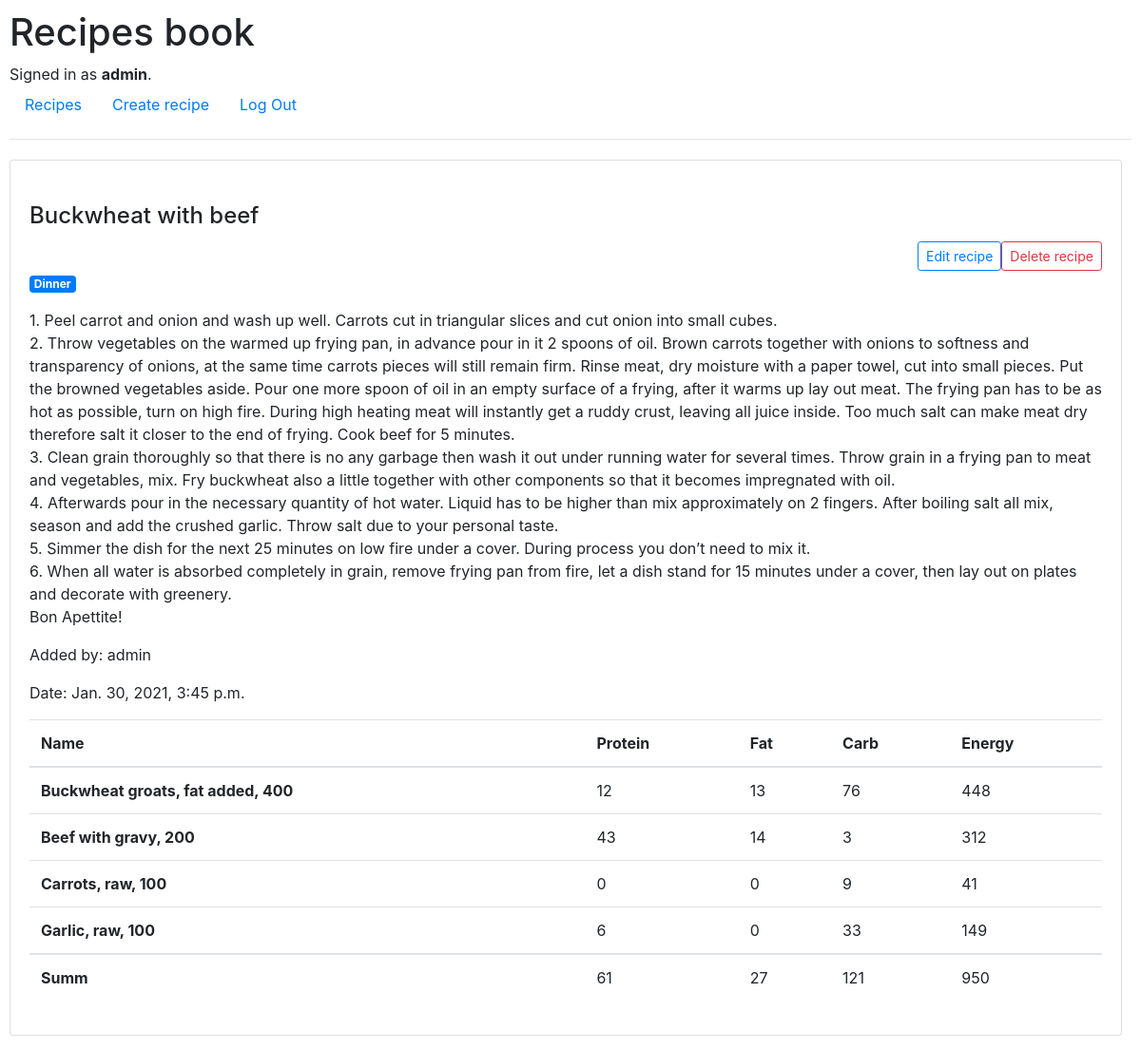
The page /34 (signed in) on the database as committed earlier.
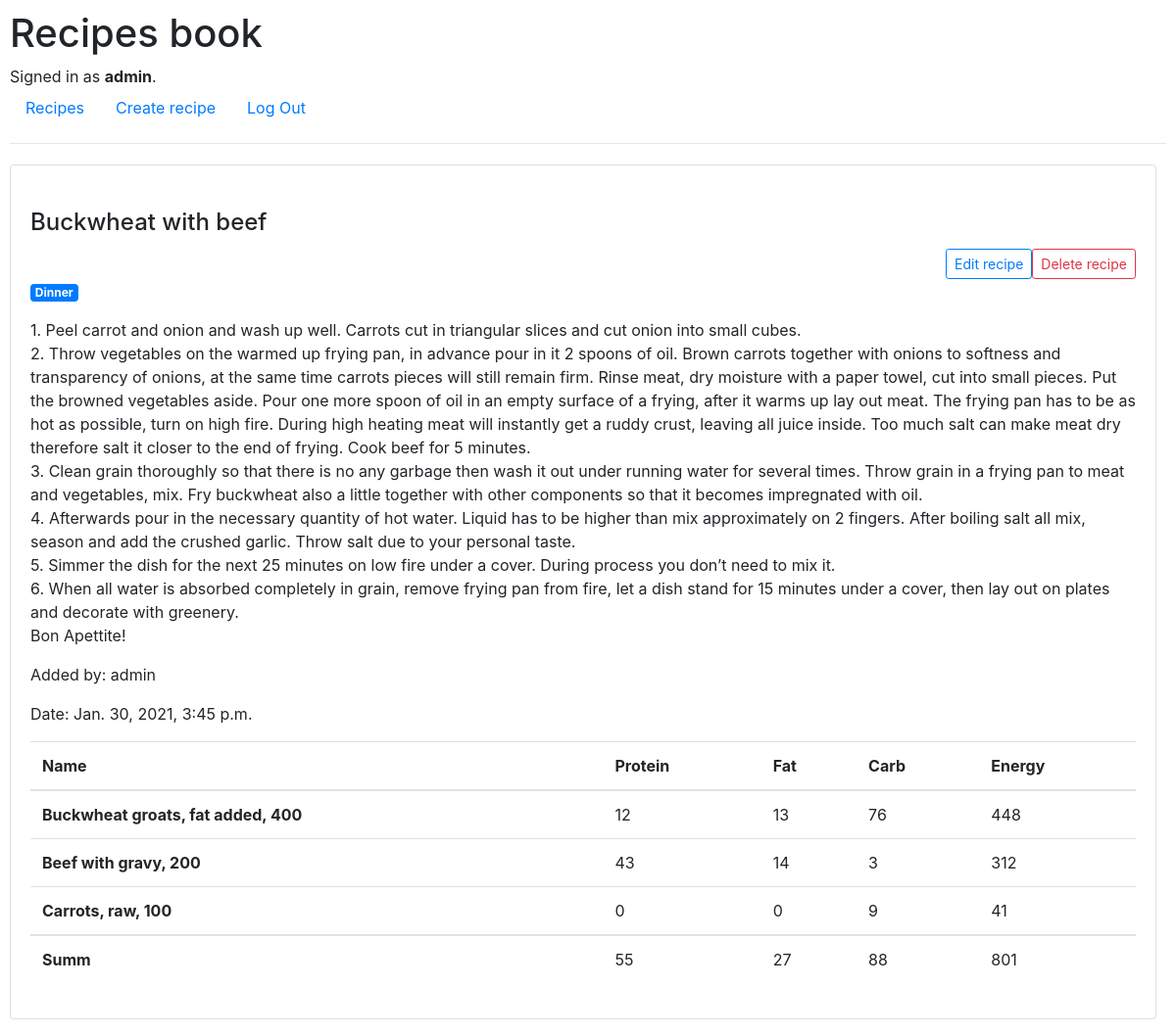
The same page on the database as committed later.
### mplan/models.py (models this page shows, shortened)
class Ingredient(models.Model):
    food_id = models.IntegerField()
    name = models.CharField(max_length=512, blank=True)
    amount = models.IntegerField(blank=True, null=True)
    recipe = models.ManyToManyField('Recipe', blank=True, related_name='recipe')
    protein = models.IntegerField(blank=True, null=True)
    fat = models.IntegerField(blank=True, null=True)
    carb = models.IntegerField(blank=True, null=True)
    energy = models.IntegerField(blank=True, null=True)

### mplan/views.py (the view)
# urls.py: path("<int:recipe_id>", views.recipe, name="recipe"),
@login_required
def recipe(request, recipe_id):
    try:
        recipe = Recipe.objects.get(id=recipe_id)
        curent_user = request.user.id
    except Recipe.DoesNotExist:
        raise Http404("Recipe not found.")
    recipe_item = Recipe.objects.get(id = recipe_id)
    summProtein = 0
    summFat = 0
    summCarb = 0
    summEnergy = 0
    for i in recipe_item.ingredient.all():
        summProtein += i.protein
        summFat += i.fat
        summCarb += i.carb
        summEnergy += i.energy
    return render(request, "mplan/recipe.html", {
        "recipe": recipe_item,
        'summProtein': summProtein,
        'summFat': summFat,
        'summCarb': summCarb,
        'summEnergy': summEnergy
    })

### mplan/templates/mplan/recipe.html (shortened to what this page needs)
{% extends "mplan/layout.html" %}
{% load static %}
{% block body %}
<div class="card">
    <div class="card-body">
        <h4 class="card-title"> {{ recipe.name}} </h4>
        {% if recipe.creator|stringformat:"s" == user.username|stringformat:"s" %}
        <div class="d-flex flex-row justify-content-end">
             <form action="edit_recipe/{{recipe.id}}">
                <button class="btn btn-outline-primary btn-sm" onclick=edit_recipe({{recipe.id}})>Edit recipe</button>
            </form>
            <form action="/">
                <button class="btn btn-outline-danger btn-sm" onclick=delete_recipe({{recipe.id}})>Delete recipe</button>
            </form>
        </div>
        {% endif %}
        {% if recipe.category %}
            <a href="category/{{recipe.category}}" class="badge badge-primary"> {{recipe.category}} </a>
        {% endif %}
        <p> {{ recipe.description|linebreaks }} </p>
        <p> Added by: {{ recipe.creator }} </p>
        <p> Date: {{ recipe.date }} </p>
        <table class="table">
                    <thead>
                        <tr>
                            <th scope="col"> Name </th>
                            <th scope="col"> Protein </th>
                            <th scope="col"> Fat </th>
                            <th scope="col"> Carb </th>
                            <th scope="col"> Energy </th>
                        </tr>
                    </thead>
                  <tbody>
                {% for item in recipe.ingredient.all %}
                        <tr>
                            <th scope="row"> {{ item.name }}, {{ item.amount }} </th>
                            <td> {{ item.protein}} </td>
                            <td> {{ item.fat }} </td>
                            <td> {{ item.carb }} </td>
                            <td> {{ item.energy }} </td>
                        </tr>
                {% endfor %}
                  </tbody>
                        <tr>
                            <th scope="row"> Summ </th>
                            <td> {{ summProtein }} </td>
                            <td> {{ summFat }} </td>
                            <td> {{ summCarb }} </td>
                            <td> {{ summEnergy }} </td>
                        </tr>
        </table>
    </div>
</div>
{% endblock %}

Rows that differ between the two databases and show on the page:
removed Ingredient: name "Garlic, raw", amount "100", protein "6", fat "0", carb "33", energy "149"
Other text that changed with them:
{{ summProtein }}: "61" → "55"
{{ summCarb }}: "121" → "88"
{{ summEnergy }}: "950" → "801"
